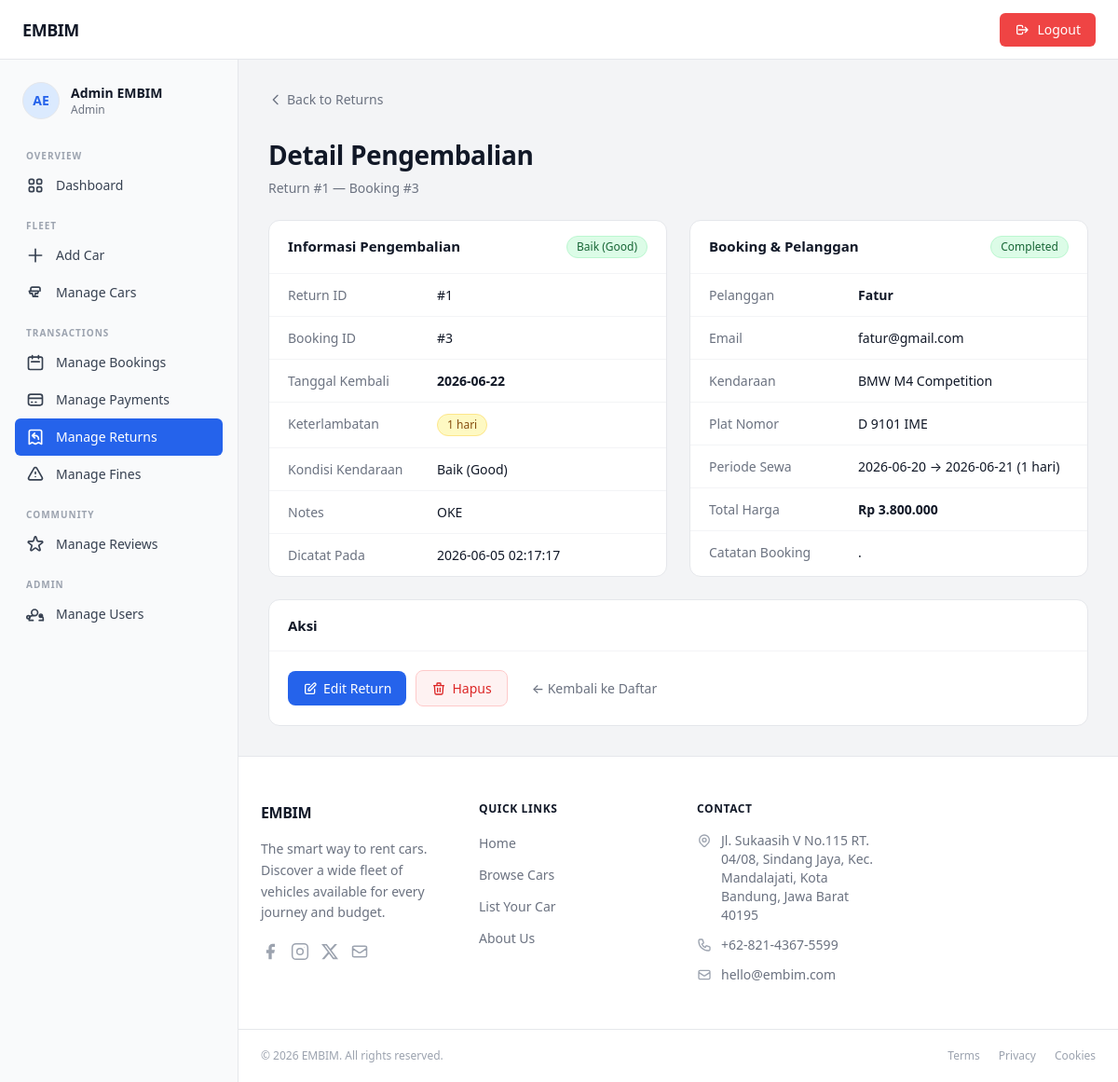
Page /admin/index.php?page=return_detail&id=1 (signed in) on the committed database.
### tables this page shows
CREATE TABLE `returns` (
  `id` int(11) NOT NULL,
  `booking_id` int(11) NOT NULL,
  `return_date` date NOT NULL,
  `late_days` smallint(6) NOT NULL DEFAULT 0,
  `car_condition` enum('good','damaged') NOT NULL DEFAULT 'good',
  `notes` text DEFAULT NULL,
  `created_at` datetime NOT NULL DEFAULT current_timestamp(),
  `fine_per_day` decimal(12,2) DEFAULT 700000.00,
  `fine_amount` decimal(14,2) DEFAULT 0.00,
  `fine_status` enum('none','unpaid','paid') DEFAULT 'none'
);

CREATE TABLE `bookings` (
  `id` int(11) NOT NULL,
  `user_id` int(11) NOT NULL,
  `car_id` int(11) NOT NULL,
  `start_date` date NOT NULL,
  `end_date` date NOT NULL,
  `total_days` smallint(6) NOT NULL DEFAULT 1,
  `total_price` decimal(14,2) NOT NULL,
  `status` enum('pending','confirmed','ongoing','completed','cancelled') DEFAULT 'pending',
  `notes` text DEFAULT NULL,
  `identity_photo` varchar(255) DEFAULT NULL,
  `payment_method` enum('transfer_bank_bri','transfer_bank_mandiri','shopeepay','dana','ovo','gopay','transfer_bank_bni','transfer_bank_bca','transfer_bank_seabank') DEFAULT NULL,
  `payment_status` enum('unpaid','paid','refunded') DEFAULT 'unpaid',
  `payment_proof` varchar(255) DEFAULT NULL,
  `paid_at` datetime DEFAULT NULL,
  `created_at` datetime DEFAULT current_timestamp(),
  `updated_at` datetime DEFAULT current_timestamp() ON UPDATE current_timestamp()
);

CREATE TABLE `users` (
  `id` int(11) NOT NULL,
  `full_name` varchar(100) NOT NULL,
  `email` varchar(150) NOT NULL,
  `password` varchar(255) NOT NULL COMMENT 'bcrypt hash',
  `phone` varchar(20) DEFAULT NULL,
  `address` text DEFAULT NULL,
  `role` enum('admin','user') NOT NULL DEFAULT 'user',
  `photo_profile` varchar(100) DEFAULT NULL,
  `photo_ktp` varchar(100) DEFAULT NULL,
  `photo_sim` varchar(100) DEFAULT NULL,
  `created_at` datetime NOT NULL DEFAULT current_timestamp(),
  `updated_at` datetime NOT NULL DEFAULT current_timestamp() ON UPDATE current_timestamp()
);

CREATE TABLE `cars` (
  `id` int(11) NOT NULL,
  `brand` varchar(80) NOT NULL,
  `model` varchar(100) NOT NULL,
  `year` year(4) NOT NULL,
  `stock` int(11) NOT NULL,
  `license_plate` varchar(20) NOT NULL,
  `price_per_day` decimal(12,2) NOT NULL,
  `status` enum('available','booked','maintenance') NOT NULL DEFAULT 'available',
  `transmission` enum('automatic','manual') NOT NULL DEFAULT 'automatic',
  `fuel_type` enum('gasoline','diesel','electric','hybrid') NOT NULL DEFAULT 'gasoline',
  `seats` tinyint(4) NOT NULL DEFAULT 5,
  `description` text DEFAULT NULL,
  `photo` varchar(255) DEFAULT NULL COMMENT 'Nama file gambar di folder assets/images',
  `created_at` datetime NOT NULL DEFAULT current_timestamp(),
  `updated_at` datetime NOT NULL DEFAULT current_timestamp() ON UPDATE current_timestamp()
);

### admin/controllers/AdminReturnController.php (called while the page is built, shortened)
<?php
require_once __DIR__ . '/../models/ReturnModel.php';
class AdminReturnController {
    private ReturnModel $model;
    public function __construct() {
        $this->model = new ReturnModel();
    }
    public function returnDetail(): void {
        $id = (int) ($_GET['id'] ?? 0);
        $return = $this->model->getReturnById($id);
        require_once __DIR__ . '/../views/return_detail.php';
    }
}

### admin/index.php (called while the page is built, shortened)
<?php
    require_once __DIR__ . '/config/database.php';
    require_once __DIR__ . '/controllers/AdminReturnController.php';
    $page = $_GET['page'] ?? 'dashboard';
    match ($page) {
        'add_car'               => (new DashboardController())->addCar(),
        'manage_cars'           => (new DashboardController())->manageCars(),
        'manage_bookings'       => (new AdminBookingController())->manageBookings(),
        'booking_detail'        => (new AdminBookingController())->bookingDetail(),
        'edit_booking'          => (new AdminBookingController())->editBooking(),
        'delete_booking'        => (new AdminBookingController())->deleteBooking(),
        'manage_users'          => (new UserController())->manageUsers(),
        'manage_payments'       => (new AdminPaymentController())->managePayments(),
        'payment_detail'        => (new AdminPaymentController())->paymentDetail(),
        'update_payment_status' => (new AdminPaymentController())->updateStatus(),
        'manage_returns'        => (new AdminReturnController())->manageReturns(),
        'add_return'            => (new AdminReturnController())->addReturn(),
        'return_detail'         => (new AdminReturnController())->returnDetail(),
        'edit_return'           => (new AdminReturnController())->editReturn(),
        'delete_return'         => (new AdminReturnController())->deleteReturn(),
        'manage_fines'          => (new AdminFineController())->manageFines(),
        'fine_detail'           => (new AdminFineController())->fineDetail(),
        'update_fine_status'    => (new AdminFineController())->updateFineStatus(),
        default                 => (new DashboardController())->dashboard(),
    };

### admin/config/database.php (called while the page is built, shortened)
<?php
function getPDO(): PDO {
    static $pdo = null;
    if ($pdo === null) {
        $dsn = sprintf('mysql:host=%s;dbname=%s;charset=%s', DB_HOST, DB_NAME, DB_CHARSET);
        $pdo = new PDO($dsn, DB_USER, DB_PASS, [
            PDO::ATTR_ERRMODE            => PDO::ERRMODE_EXCEPTION,
            PDO::ATTR_DEFAULT_FETCH_MODE => PDO::FETCH_ASSOC,
            PDO::ATTR_EMULATE_PREPARES   => false,
        ]);
    }
    return $pdo;
}

### admin/models/ReturnModel.php (called while the page is built, shortened)
<?php
require_once __DIR__ . '/../config/database.php';
class ReturnModel {
    private PDO $pdo;
    public function __construct() {
        $this->pdo = getPDO();
    }
    public function getReturnById(int $id): ?array {
        $stmt = $this->pdo->prepare("
            SELECT
                r.`id`,
                r.`booking_id`,
                r.`return_date`,
                r.`late_days`,
                r.`car_condition`,
                r.`notes`,
                r.`created_at`,
                b.`start_date`,
                b.`end_date`,
                b.`total_days`,
                b.`total_price`,
                b.`status`          AS booking_status,
                b.`notes`           AS booking_notes,
                u.`full_name`       AS customer_name,
                u.`email`           AS customer_email,
                CONCAT(c.`brand`, ' ', c.`model`) AS car_name,
                c.`license_plate`,
                c.`id`              AS car_id
            FROM `returns` r
            JOIN `bookings` b ON b.`id` = r.`booking_id`
            JOIN `users`    u ON u.`id` = b.`user_id`
            JOIN `cars`     c ON c.`id` = b.`car_id`
            WHERE r.`id` = :id
            LIMIT 1
        ");
        $stmt->execute([':id' => $id]);
        $row = $stmt->fetch();
        return $row ?: null;
    }
}

### admin/views/return_detail.php (the view, shortened to what this page needs)
<?php require_once __DIR__ . '/partials/layout_top.php'; ?>
<div class="space-y-6">
  <div>
    <a href="?page=manage_returns" class="back-link">
      <svg xmlns="http://www.w3.org/2000/svg" class="h-4 w-4" fill="none" viewBox="0 0 24 24" stroke="currentColor" stroke-width="2"><path stroke-linecap="round" stroke-linejoin="round" d="M15 19l-7-7 7-7"/></svg>
      Back to Returns
    </a>
  </div>
  <div class="page-heading">
    <h1>Detail Pengembalian</h1>
    <p>Return #<?= $return['id'] ?> — Booking #<?= $return['booking_id'] ?></p>
  </div>
  <div class="grid grid-cols-1 md:grid-cols-2 gap-6">
    <div class="card">
      <div class="card-header">
        <span class="card-title">Informasi Pengembalian</span>
        <?php
          $condClass = $return['car_condition'] === 'good' ? 'badge badge-paid' : 'badge badge-unpaid';
          $condLabel = $return['car_condition'] === 'good' ? 'Baik (Good)' : 'Rusak (Damaged)';
        ?>
        <span class="<?= $condClass ?>"><?= $condLabel ?></span>
      </div>
      <dl class="detail-dl">
        <div class="detail-row"><dt>Return ID</dt><dd>#<?= $return['id'] ?></dd></div>
        <div class="detail-row"><dt>Booking ID</dt><dd>#<?= $return['booking_id'] ?></dd></div>
        <div class="detail-row"><dt>Tanggal Kembali</dt><dd><strong><?= htmlspecialchars($return['return_date']) ?></strong></dd></div>
        <div class="detail-row">
          <dt>Keterlambatan</dt>
          <dd>
            <?php if ((int)$return['late_days'] > 0): ?>
              <span class="badge badge-unpaid"><?= (int)$return['late_days'] ?> hari</span>
            <?php else: ?>
              <span class="badge badge-paid">Tepat waktu</span>
            <?php endif; ?>
          </dd>
        </div>
        <div class="detail-row"><dt>Kondisi Kendaraan</dt><dd><?= $condLabel ?></dd></div>
        <div class="detail-row"><dt>Notes</dt><dd><?= $return['notes'] ? htmlspecialchars($return['notes']) : '<span class="td-muted">—</span>' ?></dd></div>
        <div class="detail-row"><dt>Dicatat Pada</dt><dd><?= htmlspecialchars($return['created_at']) ?></dd></div>
      </dl>
    </div>
    <div class="card">
      <div class="card-header">
        <span class="card-title">Booking &amp; Pelanggan</span>
        <?php
          $bookingBadge = match($return['booking_status']) {
              'completed'  => 'badge badge-paid',
              'cancelled'  => 'badge badge-refunded',
              'ongoing'    => 'badge badge-unpaid',
              default      => 'badge',
          };
        ?>
        <span class="<?= $bookingBadge ?>"><?= ucfirst($return['booking_status']) ?></span>
      </div>
      <dl class="detail-dl">
        <div class="detail-row"><dt>Pelanggan</dt><dd><strong><?= htmlspecialchars($return['customer_name']) ?></strong></dd></div>
        <div class="detail-row"><dt>Email</dt><dd><?= htmlspecialchars($return['customer_email']) ?></dd></div>
        <div class="detail-row"><dt>Kendaraan</dt><dd><?= htmlspecialchars($return['car_name']) ?></dd></div>
        <div class="detail-row"><dt>Plat Nomor</dt><dd><?= htmlspecialchars($return['license_plate']) ?></dd></div>
        <div class="detail-row">
          <dt>Periode Sewa</dt>
          <dd><?= $return['start_date'] ?> → <?= $return['end_date'] ?> (<?= $return['total_days'] ?> hari)</dd>
        </div>
        <div class="detail-row"><dt>Total Harga</dt><dd><strong>Rp <?= number_format((float)$return['total_price'], 0, ',', '.') ?></strong></dd></div>
        <?php if (!empty($return['booking_notes'])): ?>
        <div class="detail-row"><dt>Catatan Booking</dt><dd><?= htmlspecialchars($return['booking_notes']) ?></dd></div>
        <?php endif; ?>
      </dl>
    </div>
  </div>
  <div class="card">
    <div class="card-header"><span class="card-title">Aksi</span></div>
    <div class="card-body">
      <div style="display:flex;gap:10px;flex-wrap:wrap;align-items:center;">
        <a href="?page=edit_return&id=<?= $return['id'] ?>" class="btn btn-primary">
          <svg xmlns="http://www.w3.org/2000/svg" class="h-4 w-4" fill="none" viewBox="0 0 24 24" stroke="currentColor" stroke-width="2"><path stroke-linecap="round" stroke-linejoin="round" d="M11 5H6a2 2 0 00-2 2v11a2 2 0 002 2h11a2 2 0 002-2v-5m-1.414-9.414a2 2 0 112.828 2.828L11.828 15H9v-2.828l8.586-8.586z"/></svg>
          Edit Return
        </a>
        <form method="POST" action="?page=delete_return"
              onsubmit="return confirm('Hapus data pengembalian ini? Status booking dan mobil akan dikembalikan.')">
          <button type="submit" class="btn" style="background:#fef2f2;color:#dc2626;border:1px solid #fecaca;">
            <svg xmlns="http://www.w3.org/2000/svg" class="h-4 w-4" fill="none" viewBox="0 0 24 24" stroke="currentColor" stroke-width="2"><path stroke-linecap="round" stroke-linejoin="round" d="M19 7l-.867 12.142A2 2 0 0116.138 21H7.862a2 2 0 01-1.995-1.858L5 7m5 4v6m4-6v6m1-10V4a1 1 0 00-1-1h-4a1 1 0 00-1 1v3M4 7h16"/></svg>
            Hapus
          </button>
        </form>
        <a href="?page=manage_returns" class="btn btn-ghost">← Kembali ke Daftar</a>
      </div>
    </div>
  </div>
</div>
<?php require_once __DIR__ . '/partials/layout_bottom.php'; ?>

### admin/style/style.css (style rules this page uses)
:root { --color-primary: #2563eb; --color-primary-hover: #1d4ed8; --color-primary-light: #eff6ff; --color-primary-ring: rgba(37,99,235,.35); --color-danger: #ef4444; --color-danger-hover: #dc2626; --color-danger-light: #fef2f2; --color-success: #22c55e; --color-success-light: #f0fdf4; --color-warning-light: #fefce8; --color-purple-light: #faf5ff; --color-border: #e5e7eb; --color-border-soft: #f3f4f6; --color-bg: #f3f4f6; --color-bg-white: #ffffff; --color-text: #111827; --color-text-muted: #6b7280; --color-text-subtle: #9ca3af; --radius-sm: 4px; --radius-md: 8px; --radius-lg: 12px; --radius-xl: 16px; --radius-2xl: 24px; --shadow-sm: 0 1px 2px rgba(0,0,0,.06); --shadow-md: 0 4px 16px rgba(0,0,0,.10); --shadow-lg: 0 8px 32px rgba(0,0,0,.14); --transition: 150ms ease; --sidebar-w: 256px; --topbar-h: 64px; }
*, *::before, *::after { box-sizing: border-box; }
html { height: 100%; }
body { margin: 0; font-family: ui-sans-serif, system-ui, -apple-system, "Segoe UI", Roboto, "Helvetica Neue", Arial, sans-serif; background-color: var(--color-bg); color: var(--color-text); -webkit-font-smoothing: antialiased; -moz-osx-font-smoothing: grayscale; }
a { color: inherit; text-decoration: none; }
button, input, select, textarea { font-family: inherit; }
.btn { display: inline-flex; align-items: center; gap: 6px; padding: 8px 16px; border-radius: var(--radius-md); font-size: 14px; font-weight: 500; border: none; cursor: pointer; transition: background var(--transition), color var(--transition), box-shadow var(--transition); text-decoration: none; }
.btn-primary { background: var(--color-primary); color: #fff; }
.btn-ghost { background: transparent; color: var(--color-text-muted); }
.card { background: var(--color-bg-white); border: 1px solid var(--color-border); border-radius: var(--radius-lg); overflow: hidden; }
.card-header { padding: 16px 20px; border-bottom: 1px solid var(--color-border-soft); display: flex; align-items: center; justify-content: space-between; }
.card-title { font-size: 15px; font-weight: 600; color: var(--color-text); }
.card-body { padding: 20px; }
.badge { display: inline-flex; align-items: center; padding: 2px 10px; border-radius: 9999px; font-size: 12px; font-weight: 500; border: 1px solid transparent; }
.badge-paid { background: #dcfce7; color: #166534; border-color: #bbf7d0; }
.badge-unpaid { background: #fef9c3; color: #854d0e; border-color: #fde68a; }
.detail-dl .detail-row { display: flex; gap: 16px; padding: 12px 20px; border-bottom: 1px solid var(--color-border-soft); }
.detail-dl .detail-row:last-child { border-bottom: none; }
.detail-dl dt { font-size: 14px; color: var(--color-text-muted); width: 144px; flex-shrink: 0; }
.detail-dl dd { font-size: 14px; color: var(--color-text); margin: 0; }
.back-link { display: inline-flex; align-items: center; gap: 4px; font-size: 14px; color: var(--color-text-muted); transition: color var(--transition); }
.page-heading h1 { font-size: 28px; font-weight: 700; letter-spacing: -.4px; color: var(--color-text); margin: 0; }
.page-heading p { font-size: 14px; color: var(--color-text-muted); margin: 4px 0 0; }

### rows in the picture
returns: id "1", booking "3", car_condition "Baik (Good)", return_date "2026-06-22", late_days "1", notes "OKE", created_at "2026-06-05 02:17:17", booking.status "Completed", users.full_name "Fatur", users.email "fatur@gmail.com", cars.license_plate "D 9101 IME", booking.start_date "2026-06-20", booking.end_date "2026-06-21", booking.total_days "1", booking.total_price "3.800.000", booking.notes "."

### other values in the picture
$adminInitials "AE"
$adminName "Admin EMBIM"
$section['label'] "OVERVIEW"
$link['label'] "Dashboard"
$section['label'] "FLEET"
$link['label'] "Add Car"
$link['label'] "Manage Cars"
$section['label'] "TRANSACTIONS"
$link['label'] "Manage Bookings"
$link['label'] "Manage Payments"
$link['label'] "Manage Returns"
$link['label'] "Manage Fines"
$section['label'] "COMMUNITY"
$link['label'] "Manage Reviews"
$section['label'] "ADMIN"
